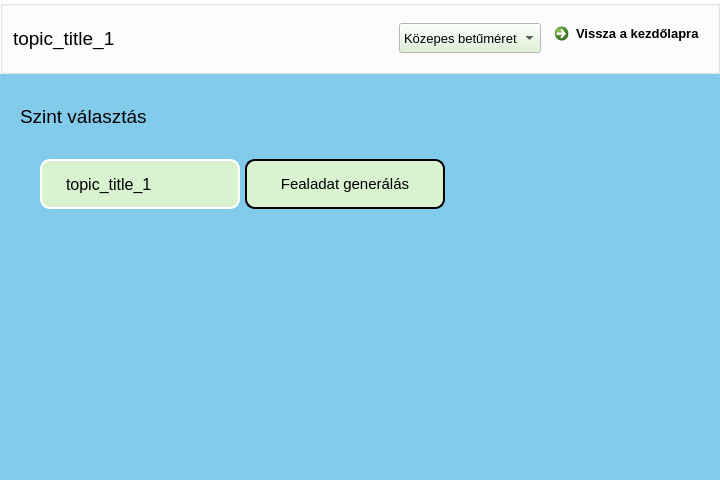
<?xml version="1.0" encoding="UTF-8"?>
<ui version="4.0">
 <class>topic_page</class>
 <widget class="QWidget" name="topic_page">
  <property name="geometry">
   <rect>
    <x>0</x>
    <y>0</y>
    <width>720</width>
    <height>480</height>
   </rect>
  </property>
  <property name="minimumSize">
   <size>
    <width>720</width>
    <height>480</height>
   </size>
  </property>
  <property name="palette">
   <palette>
    <active>
     <colorrole role="Button">
      <brush brushstyle="SolidPattern">
       <color alpha="255">
        <red>217</red>
        <green>242</green>
        <blue>208</blue>
       </color>
      </brush>
     </colorrole>
     <colorrole role="Base">
      <brush brushstyle="SolidPattern">
       <color alpha="255">
        <red>255</red>
        <green>255</green>
        <blue>255</blue>
       </color>
      </brush>
     </colorrole>
     <colorrole role="Window">
      <brush brushstyle="SolidPattern">
       <color alpha="255">
        <red>131</red>
        <green>203</green>
        <blue>235</blue>
       </color>
      </brush>
     </colorrole>
    </active>
    <inactive>
     <colorrole role="Button">
      <brush brushstyle="SolidPattern">
       <color alpha="255">
        <red>217</red>
        <green>242</green>
        <blue>208</blue>
       </color>
      </brush>
     </colorrole>
     <colorrole role="Base">
      <brush brushstyle="SolidPattern">
       <color alpha="255">
        <red>255</red>
        <green>255</green>
        <blue>255</blue>
       </color>
      </brush>
     </colorrole>
     <colorrole role="Window">
      <brush brushstyle="SolidPattern">
       <color alpha="255">
        <red>131</red>
        <green>203</green>
        <blue>235</blue>
       </color>
      </brush>
     </colorrole>
    </inactive>
    <disabled>
     <colorrole role="Button">
      <brush brushstyle="SolidPattern">
       <color alpha="255">
        <red>217</red>
        <green>242</green>
        <blue>208</blue>
       </color>
      </brush>
     </colorrole>
     <colorrole role="Base">
      <brush brushstyle="SolidPattern">
       <color alpha="255">
        <red>131</red>
        <green>203</green>
        <blue>235</blue>
       </color>
      </brush>
     </colorrole>
     <colorrole role="Window">
      <brush brushstyle="SolidPattern">
       <color alpha="255">
        <red>131</red>
        <green>203</green>
        <blue>235</blue>
       </color>
      </brush>
     </colorrole>
    </disabled>
   </palette>
  </property>
  <property name="windowTitle">
   <string>SmartStudy</string>
  </property>
  <layout class="QVBoxLayout" name="topic_page_vertical_layout">
   <property name="spacing">
    <number>10</number>
   </property>
   <property name="leftMargin">
    <number>0</number>
   </property>
   <property name="topMargin">
    <number>0</number>
   </property>
   <property name="rightMargin">
    <number>0</number>
   </property>
   <property name="bottomMargin">
    <number>0</number>
   </property>
   <item>
    <widget class="QGroupBox" name="menu_group_box">
     <property name="sizePolicy">
      <sizepolicy hsizetype="Expanding" vsizetype="Preferred">
       <horstretch>0</horstretch>
       <verstretch>0</verstretch>
      </sizepolicy>
     </property>
     <property name="minimumSize">
      <size>
       <width>0</width>
       <height>50</height>
      </size>
     </property>
     <property name="palette">
      <palette>
       <active>
        <colorrole role="Base">
         <brush brushstyle="SolidPattern">
          <color alpha="255">
           <red>255</red>
           <green>255</green>
           <blue>255</blue>
          </color>
         </brush>
        </colorrole>
        <colorrole role="Window">
         <brush brushstyle="SolidPattern">
          <color alpha="255">
           <red>255</red>
           <green>255</green>
           <blue>255</blue>
          </color>
         </brush>
        </colorrole>
       </active>
       <inactive>
        <colorrole role="Base">
         <brush brushstyle="SolidPattern">
          <color alpha="255">
           <red>255</red>
           <green>255</green>
           <blue>255</blue>
          </color>
         </brush>
        </colorrole>
        <colorrole role="Window">
         <brush brushstyle="SolidPattern">
          <color alpha="255">
           <red>255</red>
           <green>255</green>
           <blue>255</blue>
          </color>
         </brush>
        </colorrole>
       </inactive>
       <disabled>
        <colorrole role="Base">
         <brush brushstyle="SolidPattern">
          <color alpha="255">
           <red>255</red>
           <green>255</green>
           <blue>255</blue>
          </color>
         </brush>
        </colorrole>
        <colorrole role="Window">
         <brush brushstyle="SolidPattern">
          <color alpha="255">
           <red>255</red>
           <green>255</green>
           <blue>255</blue>
          </color>
         </brush>
        </colorrole>
       </disabled>
      </palette>
     </property>
     <property name="autoFillBackground">
      <bool>true</bool>
     </property>
     <property name="styleSheet">
      <string notr="true"/>
     </property>
     <property name="title">
      <string/>
     </property>
     <layout class="QHBoxLayout" name="menu_horizontal_layout">
      <property name="leftMargin">
       <number>10</number>
      </property>
      <property name="topMargin">
       <number>10</number>
      </property>
      <property name="rightMargin">
       <number>10</number>
      </property>
      <property name="bottomMargin">
       <number>10</number>
      </property>
      <item>
       <widget class="QLabel" name="menu_label">
        <property name="font">
         <font>
          <pointsize>14</pointsize>
         </font>
        </property>
        <property name="text">
         <string>topic_title_1</string>
        </property>
       </widget>
      </item>
      <item>
       <spacer name="menu_horizontal_spacer">
        <property name="orientation">
         <enum>Qt::Horizontal</enum>
        </property>
        <property name="sizeHint" stdset="0">
         <size>
          <width>40</width>
          <height>20</height>
         </size>
        </property>
       </spacer>
      </item>
      <item>
       <widget class="QComboBox" name="font_size_combo_box">
        <property name="minimumSize">
         <size>
          <width>0</width>
          <height>30</height>
         </size>
        </property>
        <property name="font">
         <font>
          <pointsize>10</pointsize>
         </font>
        </property>
        <property name="cursor">
         <cursorShape>PointingHandCursor</cursorShape>
        </property>
        <property name="styleSheet">
         <string notr="true"/>
        </property>
        <property name="currentText">
         <string>Közepes betűméret</string>
        </property>
        <property name="currentIndex">
         <number>1</number>
        </property>
        <property name="sizeAdjustPolicy">
         <enum>QComboBox::AdjustToContents</enum>
        </property>
        <item>
         <property name="text">
          <string>Kis betűméret</string>
         </property>
        </item>
        <item>
         <property name="text">
          <string>Közepes betűméret</string>
         </property>
        </item>
        <item>
         <property name="text">
          <string>Nagy betűméret</string>
         </property>
        </item>
       </widget>
      </item>
      <item>
       <widget class="QCommandLinkButton" name="back_to_main_page_cmd_link_btn">
        <property name="sizePolicy">
         <sizepolicy hsizetype="Preferred" vsizetype="Preferred">
          <horstretch>0</horstretch>
          <verstretch>0</verstretch>
         </sizepolicy>
        </property>
        <property name="minimumSize">
         <size>
          <width>160</width>
          <height>45</height>
         </size>
        </property>
        <property name="maximumSize">
         <size>
          <width>160</width>
          <height>45</height>
         </size>
        </property>
        <property name="font">
         <font>
          <family>Segoe UI</family>
          <pointsize>10</pointsize>
         </font>
        </property>
        <property name="cursor">
         <cursorShape>PointingHandCursor</cursorShape>
        </property>
        <property name="text">
         <string>Vissza a kezdőlapra</string>
        </property>
       </widget>
      </item>
     </layout>
    </widget>
   </item>
   <item>
    <widget class="QGroupBox" name="title_group_box">
     <property name="styleSheet">
      <string notr="true">border:none</string>
     </property>
     <property name="title">
      <string/>
     </property>
     <layout class="QHBoxLayout" name="topic_horizontal_layout">
      <property name="leftMargin">
       <number>20</number>
      </property>
      <property name="topMargin">
       <number>20</number>
      </property>
      <property name="rightMargin">
       <number>20</number>
      </property>
      <property name="bottomMargin">
       <number>20</number>
      </property>
      <item>
       <widget class="QLabel" name="topic_label">
        <property name="sizePolicy">
         <sizepolicy hsizetype="Preferred" vsizetype="Preferred">
          <horstretch>0</horstretch>
          <verstretch>0</verstretch>
         </sizepolicy>
        </property>
        <property name="minimumSize">
         <size>
          <width>100</width>
          <height>25</height>
         </size>
        </property>
        <property name="font">
         <font>
          <pointsize>14</pointsize>
         </font>
        </property>
        <property name="text">
         <string>Szint választás</string>
        </property>
       </widget>
      </item>
     </layout>
    </widget>
   </item>
   <item>
    <widget class="QScrollArea" name="topic_list_scroll_area">
     <property name="sizePolicy">
      <sizepolicy hsizetype="Expanding" vsizetype="Expanding">
       <horstretch>0</horstretch>
       <verstretch>0</verstretch>
      </sizepolicy>
     </property>
     <property name="palette">
      <palette>
       <active>
        <colorrole role="Button">
         <brush brushstyle="SolidPattern">
          <color alpha="255">
           <red>131</red>
           <green>203</green>
           <blue>235</blue>
          </color>
         </brush>
        </colorrole>
        <colorrole role="Base">
         <brush brushstyle="SolidPattern">
          <color alpha="255">
           <red>131</red>
           <green>203</green>
           <blue>235</blue>
          </color>
         </brush>
        </colorrole>
        <colorrole role="Window">
         <brush brushstyle="SolidPattern">
          <color alpha="255">
           <red>131</red>
           <green>203</green>
           <blue>235</blue>
          </color>
         </brush>
        </colorrole>
       </active>
       <inactive>
        <colorrole role="Button">
         <brush brushstyle="SolidPattern">
          <color alpha="255">
           <red>131</red>
           <green>203</green>
           <blue>235</blue>
          </color>
         </brush>
        </colorrole>
        <colorrole role="Base">
         <brush brushstyle="SolidPattern">
          <color alpha="255">
           <red>131</red>
           <green>203</green>
           <blue>235</blue>
          </color>
         </brush>
        </colorrole>
        <colorrole role="Window">
         <brush brushstyle="SolidPattern">
          <color alpha="255">
           <red>131</red>
           <green>203</green>
           <blue>235</blue>
          </color>
         </brush>
        </colorrole>
       </inactive>
       <disabled>
        <colorrole role="Button">
         <brush brushstyle="SolidPattern">
          <color alpha="255">
           <red>131</red>
           <green>203</green>
           <blue>235</blue>
          </color>
         </brush>
        </colorrole>
        <colorrole role="Base">
         <brush brushstyle="SolidPattern">
          <color alpha="255">
           <red>131</red>
           <green>203</green>
           <blue>235</blue>
          </color>
         </brush>
        </colorrole>
        <colorrole role="Window">
         <brush brushstyle="SolidPattern">
          <color alpha="255">
           <red>131</red>
           <green>203</green>
           <blue>235</blue>
          </color>
         </brush>
        </colorrole>
       </disabled>
      </palette>
     </property>
     <property name="styleSheet">
      <string notr="true">border:none; background-color:#83cbeb</string>
     </property>
     <property name="verticalScrollBarPolicy">
      <enum>Qt::ScrollBarAsNeeded</enum>
     </property>
     <property name="sizeAdjustPolicy">
      <enum>QAbstractScrollArea::AdjustToContents</enum>
     </property>
     <property name="widgetResizable">
      <bool>true</bool>
     </property>
     <widget class="QWidget" name="topic_list_scroll_area_contents">
      <property name="geometry">
       <rect>
        <x>0</x>
        <y>0</y>
        <width>720</width>
        <height>328</height>
       </rect>
      </property>
      <layout class="QVBoxLayout" name="topic_list_vertical_layout">
       <property name="spacing">
        <number>0</number>
       </property>
       <property name="leftMargin">
        <number>0</number>
       </property>
       <property name="topMargin">
        <number>0</number>
       </property>
       <property name="rightMargin">
        <number>0</number>
       </property>
       <property name="bottomMargin">
        <number>0</number>
       </property>
       <item>
        <widget class="QGroupBox" name="topic_list_group_box">
         <property name="title">
          <string/>
         </property>
         <layout class="QHBoxLayout" name="topic_list_horizontal_layout">
          <property name="spacing">
           <number>5</number>
          </property>
          <property name="leftMargin">
           <number>40</number>
          </property>
          <property name="topMargin">
           <number>0</number>
          </property>
          <property name="rightMargin">
           <number>0</number>
          </property>
          <property name="bottomMargin">
           <number>0</number>
          </property>
          <item>
           <widget class="QGroupBox" name="topic_title_group_box">
            <property name="sizePolicy">
             <sizepolicy hsizetype="Maximum" vsizetype="Preferred">
              <horstretch>0</horstretch>
              <verstretch>0</verstretch>
             </sizepolicy>
            </property>
            <property name="title">
             <string>GroupBox</string>
            </property>
            <layout class="QFormLayout" name="topic_title_form_layout">
             <property name="horizontalSpacing">
              <number>0</number>
             </property>
             <property name="verticalSpacing">
              <number>0</number>
             </property>
             <property name="leftMargin">
              <number>0</number>
             </property>
             <property name="topMargin">
              <number>0</number>
             </property>
             <property name="rightMargin">
              <number>0</number>
             </property>
             <property name="bottomMargin">
              <number>0</number>
             </property>
             <item row="0" column="0">
              <widget class="QLabel" name="topic_title_label_1">
               <property name="sizePolicy">
                <sizepolicy hsizetype="Maximum" vsizetype="Fixed">
                 <horstretch>0</horstretch>
                 <verstretch>0</verstretch>
                </sizepolicy>
               </property>
               <property name="minimumSize">
                <size>
                 <width>200</width>
                 <height>50</height>
                </size>
               </property>
               <property name="maximumSize">
                <size>
                 <width>0</width>
                 <height>50</height>
                </size>
               </property>
               <property name="font">
                <font>
                 <pointsize>12</pointsize>
                </font>
               </property>
               <property name="styleSheet">
                <string notr="true">background-color: #D9F2D0; border: 2px solid white; border-radius:10; padding-left:20px;padding-right:20px</string>
               </property>
               <property name="text">
                <string>topic_title_1</string>
               </property>
              </widget>
             </item>
            </layout>
           </widget>
          </item>
          <item>
           <widget class="QGroupBox" name="topic_group_box">
            <property name="sizePolicy">
             <sizepolicy hsizetype="Maximum" vsizetype="Preferred">
              <horstretch>0</horstretch>
              <verstretch>0</verstretch>
             </sizepolicy>
            </property>
            <property name="title">
             <string/>
            </property>
            <layout class="QFormLayout" name="topic_form_layout">
             <property name="horizontalSpacing">
              <number>0</number>
             </property>
             <property name="verticalSpacing">
              <number>0</number>
             </property>
             <property name="leftMargin">
              <number>0</number>
             </property>
             <property name="topMargin">
              <number>0</number>
             </property>
             <property name="rightMargin">
              <number>0</number>
             </property>
             <property name="bottomMargin">
              <number>0</number>
             </property>
             <item row="0" column="0">
              <widget class="QPushButton" name="topic_task_btn_1">
               <property name="sizePolicy">
                <sizepolicy hsizetype="Preferred" vsizetype="Fixed">
                 <horstretch>0</horstretch>
                 <verstretch>0</verstretch>
                </sizepolicy>
               </property>
               <property name="minimumSize">
                <size>
                 <width>200</width>
                 <height>50</height>
                </size>
               </property>
               <property name="maximumSize">
                <size>
                 <width>16777215</width>
                 <height>50</height>
                </size>
               </property>
               <property name="font">
                <font>
                 <pointsize>11</pointsize>
                </font>
               </property>
               <property name="cursor">
                <cursorShape>PointingHandCursor</cursorShape>
               </property>
               <property name="toolTip">
                <string/>
               </property>
               <property name="layoutDirection">
                <enum>Qt::RightToLeft</enum>
               </property>
               <property name="autoFillBackground">
                <bool>false</bool>
               </property>
               <property name="styleSheet">
                <string notr="true">QPushButton {background-color: #D9F2D0; border: 2px solid black; border-radius:10; padding-left:20px;padding-right:20px;}
QPushButton:hover {background-color: #55aa00; border: 2px solid black; border-radius:10; padding-left:20px;padding-right:20px;}</string>
               </property>
               <property name="text">
                <string>Fealadat generálás</string>
               </property>
              </widget>
             </item>
            </layout>
           </widget>
          </item>
          <item>
           <spacer name="horizontalSpacer">
            <property name="orientation">
             <enum>Qt::Horizontal</enum>
            </property>
            <property name="sizeHint" stdset="0">
             <size>
              <width>258</width>
              <height>20</height>
             </size>
            </property>
           </spacer>
          </item>
         </layout>
        </widget>
       </item>
      </layout>
     </widget>
    </widget>
   </item>
  </layout>
 </widget>
 <resources/>
 <connections/>
</ui>
